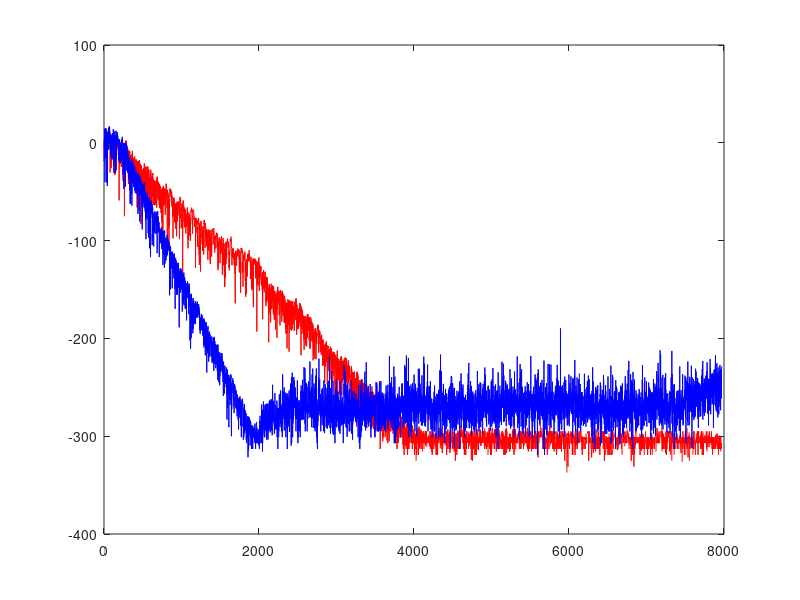

MATLAB code to generate this figure:
clc;clear;close all;

randn('seed',0);rand('seed',0);
data=8000;order=32;
x=randn(data,1);
h=rand(order,1);
d=filter(h,1,x);

mu=0.01;
w1=zeros(order,1);
e1=zeros(data,1);
err1=zeros(data,1);

lamda=0.98;delta=0.001;
P=delta*eye(order);
w2=zeros(order,1);
e2=zeros(data,1);
err2=zeros(data,1);

for n=order:data
    u=x(n:-1:n-order+1);
    d1=w1'*u;
    e1(n)=d(n)-d1;
    w1=w1+mu*e1(n)*u;
    err1(n)=norm(h-w1);
    
    pi_=P*u;
    k=lamda+u'*pi_;
    K=pi_/k;
    e2(n)=d(n)-w2'*u;
    w2=w2+K*e2(n);
    P=(P-K*pi_')/lamda;
    err2(n)=norm(h-w2);
end
figure;
plot(20*log10(abs(e1(order:end))),'r');
hold on;
plot(20*log10(abs(e2(order:end))),'b');
hold off;